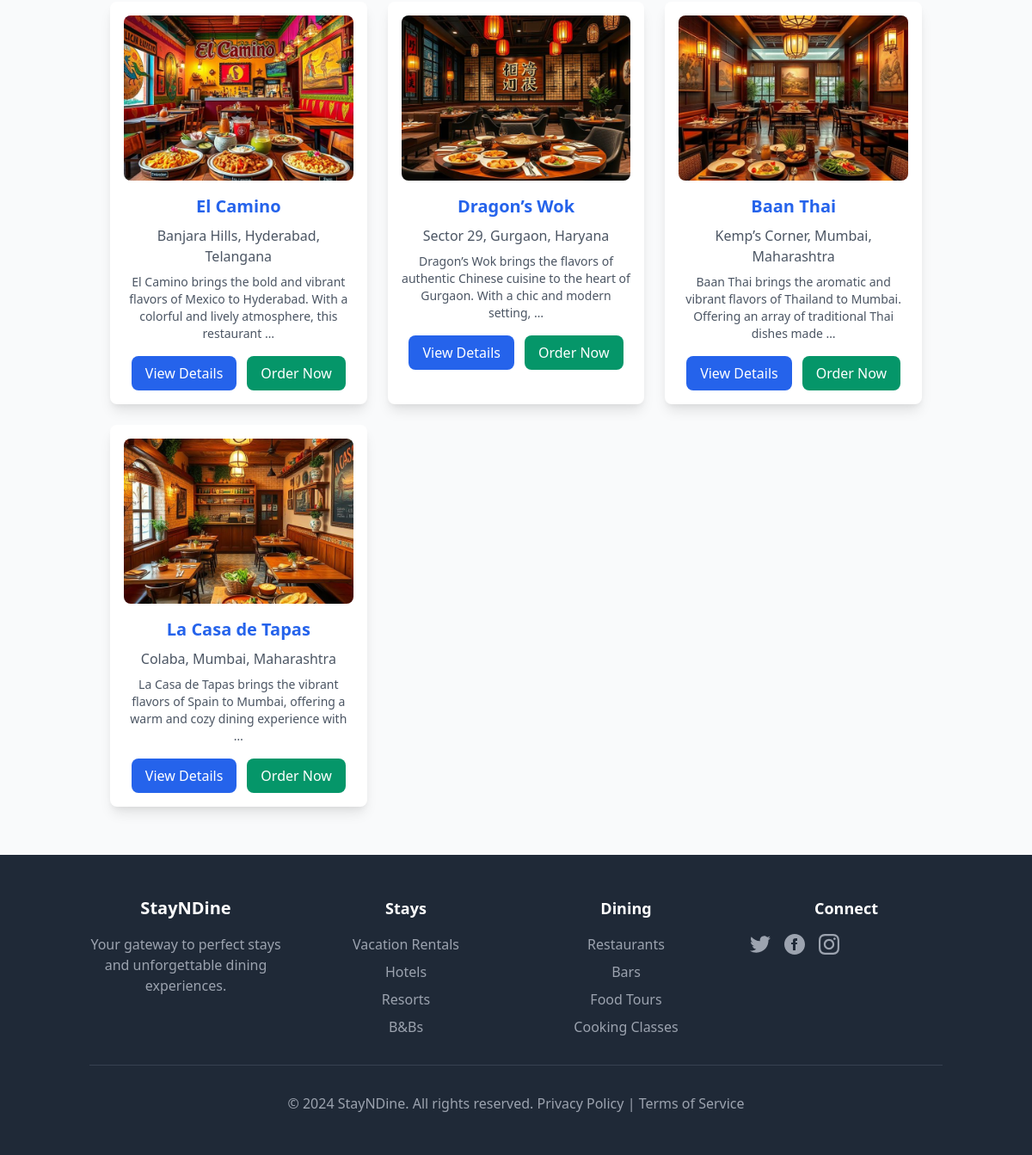
The app's page /restaurants/ (lower part), older data.
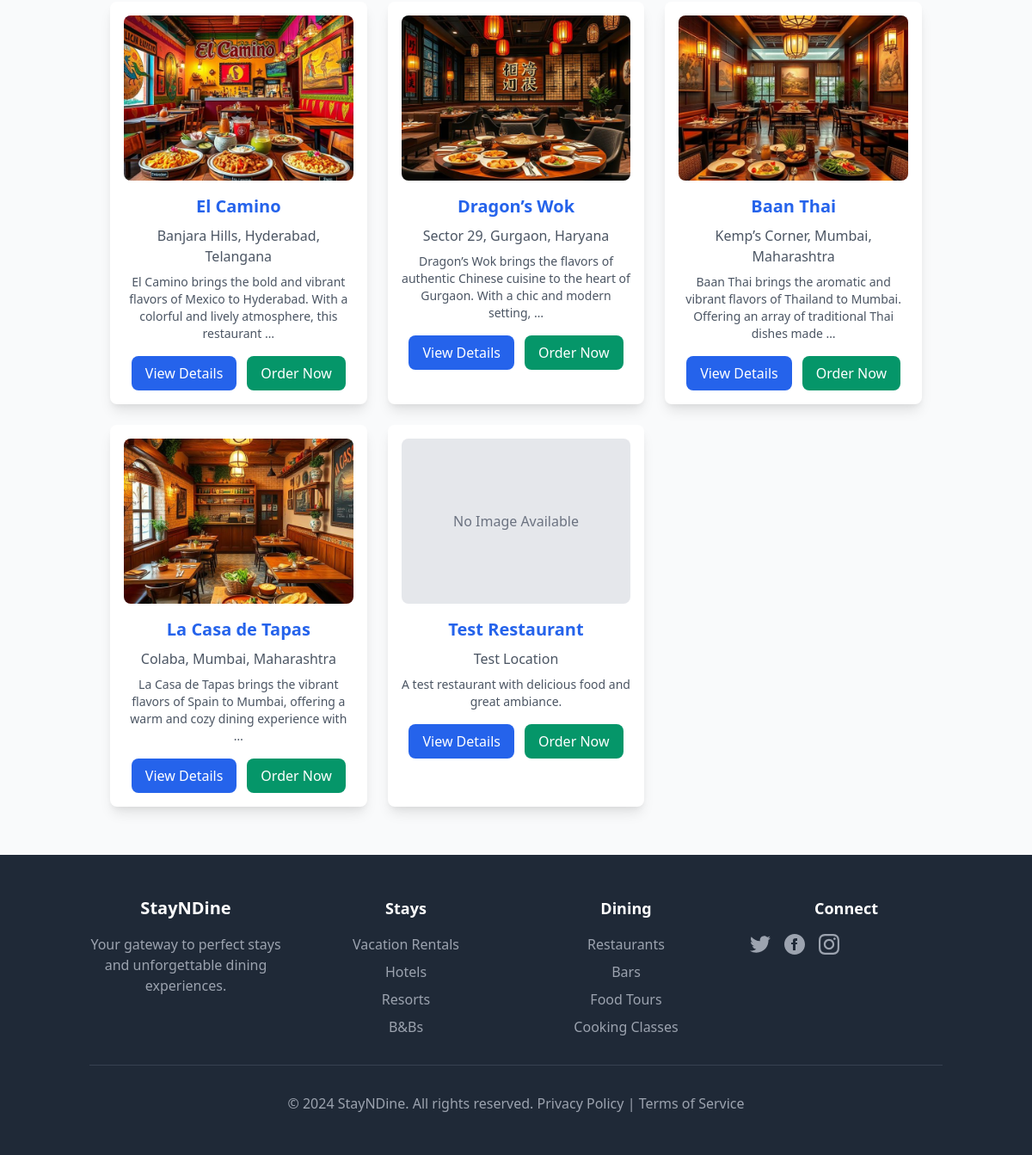
The same page, newer data.
### main/models.py (models this page shows, shortened)
class Restaurant(models.Model):
    name = models.CharField(max_length=255)
    location = models.CharField(max_length=255)
    description = models.TextField(blank=True)
    image = models.ImageField(upload_to="restaurants/", blank=True, null=True)

### main/views.py (the view)
# urls.py: path('restaurants/', views.restaurant_list, name='restaurant_list'),
def restaurant_list(request):
    restaurants = Restaurant.objects.all()
    return render(request, 'main/restaurant_list.html', {'restaurants': restaurants})

### hotel_management/urls.py (called while the page is built)
    def __call__(self, request):
        logger.info(f"Received request: {request.method} {request.path}")
        response = self.get_response(request)
        logger.info(f"Response status: {response.status_code}")
        return response

### main/templates/main/restaurant_list.html (shortened to what this page needs)
{% extends 'main/base.html' %}
{% load static %}
{% block content %}
<div class="max-w-6xl mx-auto p-6">
    {% if restaurants %}
    <div class="grid grid-cols-1 sm:grid-cols-2 lg:grid-cols-3 gap-6">
        {% for restaurant in restaurants %}
        <div class="bg-white p-4 rounded-lg shadow-lg hover:shadow-2xl transition-shadow duration-300">
            {% if restaurant.image %}
            <img src="{{ restaurant.image.url }}" alt="{{ restaurant.name }}" class="w-full h-48 object-cover rounded-lg mb-4">
            {% else %}
            <div class="w-full h-48 bg-gray-200 flex items-center justify-center rounded-lg mb-4">
                <span class="text-gray-500">No Image Available</span>
            </div>
            {% endif %}
            <h3 class="text-xl font-semibold text-center mb-2">
                <a href="{% url 'restaurant_detail' restaurant.id %}" class="text-blue-600 hover:text-blue-800 hover:underline">
                    {{ restaurant.name }}
                </a>
            </h3>
            <p class="text-gray-600 text-center mb-2">{{ restaurant.location }}</p>
            <p class="text-gray-600 text-sm text-center mb-4">
                {{ restaurant.description|truncatewords:20|default:"No description available" }}
            </p>
            <div class="flex justify-center space-x-3">
                <a href="{% url 'restaurant_detail' restaurant.id %}"
                   class="bg-blue-600 text-white px-4 py-2 rounded-lg hover:bg-blue-700 transition duration-300">
                    View Details
                </a>
                <a href="{% url 'place_order' restaurant.id %}"
                   class="bg-green-600 text-white px-4 py-2 rounded-lg hover:bg-green-700 transition duration-300">
                    Order Now
                </a>
            </div>
        </div>
        {% endfor %}
    </div>
    {% else %}
    <div class="text-center py-8">
        <p class="text-gray-600 text-lg">No restaurants available at the moment.</p>
        <p class="text-gray-500 mt-2">Please check back later.</p>
    </div>
    {% endif %}
</div>
{% endblock %}

Row changes from the older to the newer data that the page shows:
added Restaurant: image "No Image Available", name "Test Restaurant", location "Test Location", description "A test restaurant with delicious food and great ambiance."
